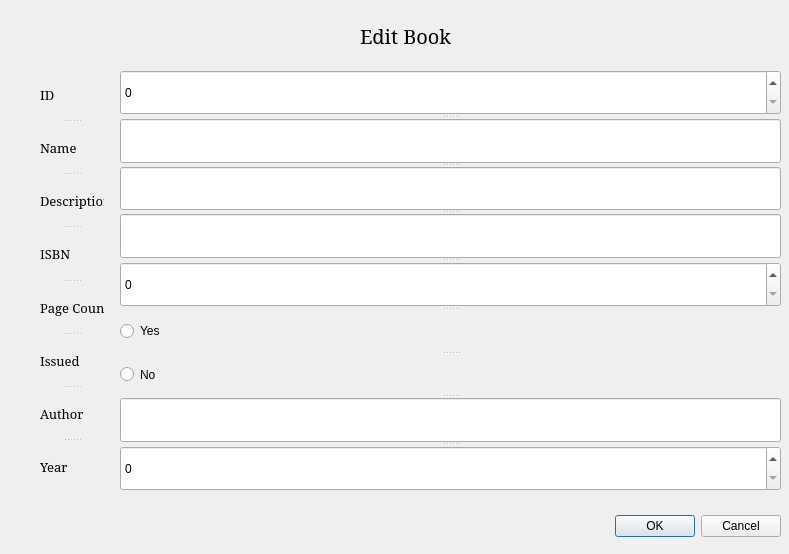
<?xml version="1.0" encoding="UTF-8"?>
<ui version="4.0">
 <class>Dialog</class>
 <widget class="QDialog" name="Dialog">
  <property name="geometry">
   <rect>
    <x>0</x>
    <y>0</y>
    <width>789</width>
    <height>554</height>
   </rect>
  </property>
  <property name="windowTitle">
   <string>Edit Dialog</string>
  </property>
  <widget class="QDialogButtonBox" name="buttonBox">
   <property name="geometry">
    <rect>
     <x>440</x>
     <y>510</y>
     <width>341</width>
     <height>32</height>
    </rect>
   </property>
   <property name="orientation">
    <enum>Qt::Horizontal</enum>
   </property>
   <property name="standardButtons">
    <set>QDialogButtonBox::Cancel|QDialogButtonBox::Ok</set>
   </property>
  </widget>
  <widget class="QLabel" name="label">
   <property name="geometry">
    <rect>
     <x>360</x>
     <y>20</y>
     <width>91</width>
     <height>31</height>
    </rect>
   </property>
   <property name="font">
    <font>
     <family>MS Serif</family>
     <pointsize>15</pointsize>
    </font>
   </property>
   <property name="text">
    <string>Edit Books</string>
   </property>
  </widget>
  <widget class="QSplitter" name="splitter_2">
   <property name="geometry">
    <rect>
     <x>40</x>
     <y>70</y>
     <width>64</width>
     <height>421</height>
    </rect>
   </property>
   <property name="orientation">
    <enum>Qt::Vertical</enum>
   </property>
   <widget class="QLabel" name="label_2">
    <property name="font">
     <font>
      <family>MS Serif</family>
      <pointsize>10</pointsize>
     </font>
    </property>
    <property name="text">
     <string>ID</string>
    </property>
   </widget>
   <widget class="QLabel" name="label_3">
    <property name="font">
     <font>
      <family>MS Serif</family>
      <pointsize>10</pointsize>
     </font>
    </property>
    <property name="text">
     <string>Name</string>
    </property>
   </widget>
   <widget class="QLabel" name="label_4">
    <property name="font">
     <font>
      <family>MS Serif</family>
      <pointsize>10</pointsize>
     </font>
    </property>
    <property name="text">
     <string>Description</string>
    </property>
   </widget>
   <widget class="QLabel" name="label_5">
    <property name="font">
     <font>
      <family>MS Serif</family>
      <pointsize>10</pointsize>
     </font>
    </property>
    <property name="text">
     <string>ISBN</string>
    </property>
   </widget>
   <widget class="QLabel" name="label_9">
    <property name="font">
     <font>
      <family>MS Serif</family>
      <pointsize>10</pointsize>
     </font>
    </property>
    <property name="text">
     <string>Page Count</string>
    </property>
   </widget>
   <widget class="QLabel" name="label_8">
    <property name="font">
     <font>
      <family>MS Serif</family>
      <pointsize>10</pointsize>
     </font>
    </property>
    <property name="text">
     <string>Issued</string>
    </property>
   </widget>
   <widget class="QLabel" name="label_7">
    <property name="font">
     <font>
      <family>MS Serif</family>
      <pointsize>10</pointsize>
     </font>
    </property>
    <property name="text">
     <string>Author</string>
    </property>
   </widget>
   <widget class="QLabel" name="label_6">
    <property name="font">
     <font>
      <family>MS Serif</family>
      <pointsize>10</pointsize>
     </font>
    </property>
    <property name="text">
     <string>Year</string>
    </property>
   </widget>
  </widget>
  <widget class="QSplitter" name="splitter">
   <property name="geometry">
    <rect>
     <x>120</x>
     <y>70</y>
     <width>661</width>
     <height>421</height>
    </rect>
   </property>
   <property name="orientation">
    <enum>Qt::Vertical</enum>
   </property>
   <widget class="QSpinBox" name="id__spinbox"/>
   <widget class="QLineEdit" name="name_input">
    <property name="font">
     <font>
      <pointsize>8</pointsize>
     </font>
    </property>
   </widget>
   <widget class="QLineEdit" name="description_input"/>
   <widget class="QLineEdit" name="isbn_input"/>
   <widget class="QSpinBox" name="page_count_spinbox"/>
   <widget class="QRadioButton" name="yes">
    <property name="text">
     <string>Yes</string>
    </property>
   </widget>
   <widget class="QRadioButton" name="no">
    <property name="text">
     <string>No</string>
    </property>
   </widget>
   <widget class="QLineEdit" name="author_input"/>
   <widget class="QSpinBox" name="year_spinbox"/>
  </widget>
 </widget>
 <resources/>
 <connections>
  <connection>
   <sender>buttonBox</sender>
   <signal>accepted()</signal>
   <receiver>Dialog</receiver>
   <slot>accept()</slot>
   <hints>
    <hint type="sourcelabel">
     <x>248</x>
     <y>254</y>
    </hint>
    <hint type="destinationlabel">
     <x>157</x>
     <y>274</y>
    </hint>
   </hints>
  </connection>
  <connection>
   <sender>buttonBox</sender>
   <signal>rejected()</signal>
   <receiver>Dialog</receiver>
   <slot>reject()</slot>
   <hints>
    <hint type="sourcelabel">
     <x>316</x>
     <y>260</y>
    </hint>
    <hint type="destinationlabel">
     <x>286</x>
     <y>274</y>
    </hint>
   </hints>
  </connection>
 </connections>
</ui>
